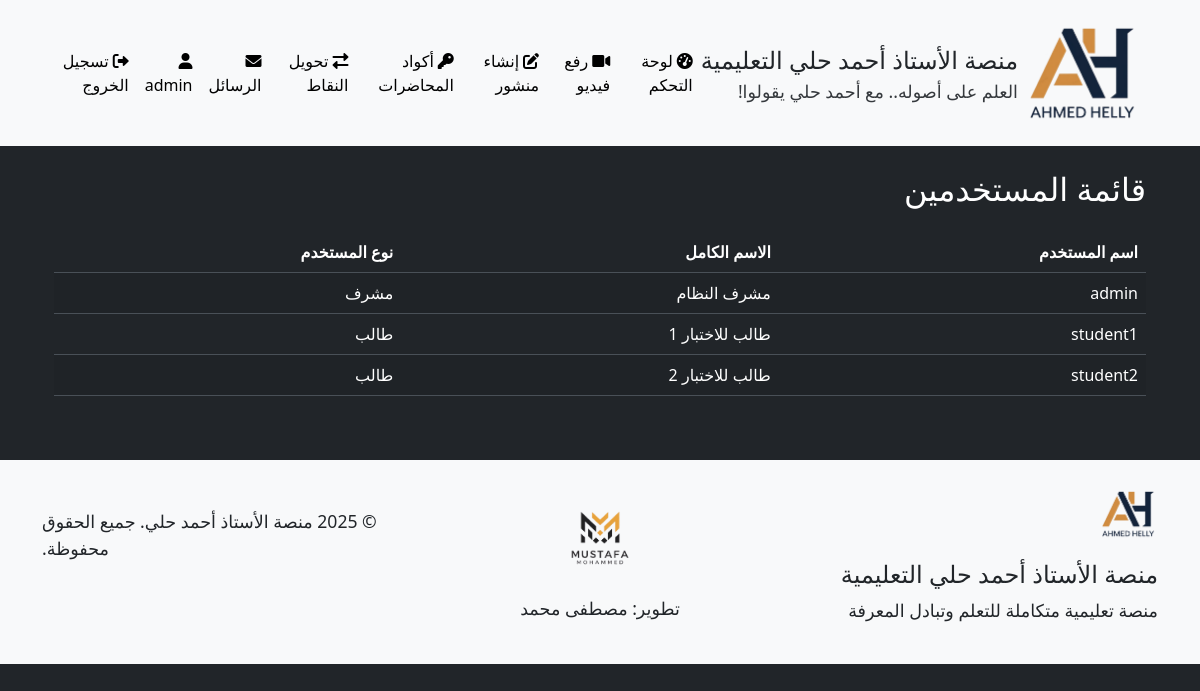
/admin/users_list (signed in), run on the app's committed database.
### models.py (models this page shows, shortened)
class User(UserMixin, db.Model):
    __tablename__ = 'users'
    id = db.Column(db.Integer, primary_key=True)
    username = db.Column(db.String(64), unique=True, nullable=False)
    full_name = db.Column(db.String(100), nullable=True)  # الاسم الثلاثي
    email = db.Column(db.String(100), nullable=True)  # البريد الإلكتروني للاستعادة
    phone = db.Column(db.String(20), nullable=True)   # رقم الهاتف للاستعادة
    password_hash = db.Column(db.String(256), nullable=False)
    role = db.Column(db.String(20), nullable=False)  # 'admin' or 'student'
    points = db.Column(db.Integer, default=0)  # نقاط المحفظة
    reset_token = db.Column(db.String(100), nullable=True)  # رمز استعادة كلمة المرور
    reset_token_expiry = db.Column(db.DateTime, nullable=True)  # تاريخ انتهاء صلاحية الرمز
    videos = db.relationship('Video', backref='uploader', lazy='dynamic')
    comments = db.relationship('Comment', backref='author', lazy='dynamic')
    posts = db.relationship('Post', backref='author', lazy='dynamic')
    video_views = db.relationship('VideoView', backref='viewer', lazy='dynamic')
    def is_admin(self):
        return self.role == 'admin'

### routes.py (the view)
@admin_bp.route('/users_list')
@login_required
def users_list():
    if not current_user.is_admin():
        abort(403)
    users = User.query.all()
    print("\nقائمة المستخدمين:")
    print("================")
    for user in users:
        print(f"اسم المستخدم: {user.username}")
        print(f"الاسم الكامل: {user.full_name}")
        print(f"نوع المستخدم: {'مشرف' if user.role == 'admin' else 'طالب'}")
        print("----------------")
    return render_template('admin/users_list.html', users=users)

### app.py (called while the page is built)
    @login_manager.user_loader
    def load_user(user_id):
        return User.query.get(int(user_id))

### templates/admin/users_list.html (shortened to what this page needs)
{% extends 'base.html' %}
{% block content %}
<div class="container">
    <h2 class="mb-4">قائمة المستخدمين</h2>
    <div class="table-responsive">
        <table class="table table-striped">
            <thead>
                <tr>
                    <th>اسم المستخدم</th>
                    <th>الاسم الكامل</th>
                    <th>نوع المستخدم</th>
                </tr>
            </thead>
            <tbody>
                {% for user in users %}
                <tr>
                    <td>{{ user.username }}</td>
                    <td>{{ user.full_name }}</td>
                    <td>{{ "مشرف" if user.role == 'admin' else "طالب" }}</td>
                </tr>
                {% endfor %}
            </tbody>
        </table>
    </div>
</div>
{% endblock %}

### templates/base.html (shortened to what this page needs)
<!DOCTYPE html>
<html lang="ar" data-bs-theme="dark">
<head>
    <link rel="stylesheet" href="https://cdn.jsdelivr.net/npm/bootstrap@5.3.0/dist/css/bootstrap.min.css">
    <link rel="stylesheet" href="https://cdnjs.cloudflare.com/ajax/libs/font-awesome/6.0.0/css/all.min.css">
    <link rel="stylesheet" href="{{ url_for('static', filename='css/style.css') }}">
</head>
<body>
    <header>
        <nav class="navbar navbar-expand-lg navbar-light bg-light">
            <div class="container">
                <a class="navbar-brand" href="{{ url_for('main.index') }}">
                    <img src="{{ url_for('static', filename='img/ahmed-helly-logo.png') }}" alt="شعار الأستاذ أحمد حلي" height="120" class="me-2">
                    <div class="d-flex flex-column">
                        <span class="text-dark" style="font-size: 1.5rem;">منصة الأستاذ أحمد حلي التعليمية</span>
                        <small class="text-dark" style="font-size: 1.1rem;">العلم على أصوله.. مع أحمد حلي يقولوا!</small>
                    </div>
                </a>
                <div class="collapse navbar-collapse" id="navbarNav">
                    <ul class="navbar-nav ms-auto">
                        {% if current_user.is_authenticated %}
                            {% if current_user.role == 'admin' %}
                                <li class="nav-item">
                                    <a class="nav-link {% if request.path.startswith('/admin/dashboard') %}active{% endif %}" href="{{ url_for('admin.dashboard') }}">
                                        <i class="fas fa-tachometer-alt me-1"></i>لوحة التحكم
                                    </a>
                                </li>
                                <li class="nav-item">
                                    <a class="nav-link {% if request.path.startswith('/admin/upload_video') %}active{% endif %}" href="{{ url_for('admin.upload_video') }}">
                                        <i class="fas fa-video me-1"></i>رفع فيديو
                                    </a>
                                </li>
                                <li class="nav-item">
                                    <a class="nav-link {% if request.path.startswith('/admin/create_post') %}active{% endif %}" href="{{ url_for('admin.create_post') }}">
                                        <i class="fas fa-edit me-1"></i>إنشاء منشور
                                    </a>
                                </li>
                                <li class="nav-item">
                                    <a class="nav-link {% if request.path.startswith('/admin/lecture_codes') %}active{% endif %}" href="{{ url_for('admin.lecture_codes') }}">
                                        <i class="fas fa-key me-1"></i>أكواد المحاضرات
                                    </a>
                                </li>
                                <li class="nav-item">
                                    <a class="nav-link {% if request.path.startswith('/admin/transfer_points') %}active{% endif %}" href="{{ url_for('admin.transfer_points') }}">
                                        <i class="fas fa-exchange-alt me-1"></i>تحويل النقاط
                                    </a>
                                </li>
                            {% endif %}
                            <li class="nav-item">
                                <a class="nav-link {% if request.path.startswith('/messages') %}active{% endif %}" href="{{ url_for('main.messages') }}">
                                    <i class="fas fa-envelope me-1"></i>الرسائل
                                    {% set unread_count = current_user.received_messages.filter_by(is_read=False).count() %}
                                </a>
                            </li>
                            <li class="nav-item">
                                <a class="nav-link {% if request.path.startswith('/profile') %}active{% endif %}" href="{{ url_for('main.profile') }}">
                                    <i class="fas fa-user me-1"></i>{{ current_user.username }}
                                </a>
                            </li>
                            <li class="nav-item">
                                <a class="nav-link" href="{{ url_for('main.logout') }}">
                                    <i class="fas fa-sign-out-alt me-1"></i>تسجيل الخروج
                                </a>
                            </li>
                        {% endif %}
                    </ul>
                </div>
            </div>
        </nav>
    </header>
    <main class="container my-4">
        {% block content %}{% endblock %}
    </main>
    <footer class="bg-light text-dark py-4 mt-5">
        <div class="container">
            <div class="row">
                <div class="col-md-4">
                    <img src="{{ url_for('static', filename='img/ahmed-helly-logo.png') }}" alt="شعار الأستاذ أحمد حلي" height="60" class="mb-3">
                    <h4 class="text-dark">منصة الأستاذ أحمد حلي التعليمية</h4>
                    <p class="text-dark" style="font-size: 1.1rem;">منصة تعليمية متكاملة للتعلم وتبادل المعرفة</p>
                </div>
                <div class="col-md-4 text-center d-flex flex-column align-items-center justify-content-center">
                    <a href="#" class="text-dark text-decoration-none">
                        <img src="{{ url_for('static', filename='img/mustafa-logo.png') }}" alt="شعار مصطفى محمد" height="100" class="mb-2">
                        <p class="text-dark" style="font-size: 1.1rem;">تطوير: مصطفى محمد</p>
                    </a>
                </div>
                <div class="col-md-4 text-md-end">
                    <p class="mt-4 text-dark" style="font-size: 1.1rem;">&copy; 2025 منصة الأستاذ أحمد حلي. جميع الحقوق محفوظة.</p>
                </div>
            </div>
        </div>
    </footer>
</body>
</html>

### static/css/style.css (style rules this page uses)
.navbar-brand { display: flex; align-items: center; animation: slideInRight 0.5s ease-out; }
.navbar-brand span { font-size: 1.3em; color: var(--bs-body-color); }
.navbar-brand small { font-size: 1em; color: var(--bs-body-color); opacity: 0.9; }
:root { --bs-body-color: #fff; --bs-body-bg: #212529; --bs-navbar-color: #fff; --bs-card-bg: #2c3034; --bs-secondary-bg: #343a40; }
footer { background-color: #fff !important; color: #000 !important; }
footer a, footer p { color: #000 !important; }
.navbar-brand, .nav-link, .nav-link span, .navbar-nav span { color: #000 !important; }
body { direction: rtl; text-align: right; }
.navbar-nav { padding-right: 0; }
.me-1, .me-2, .me-3, .me-4 { margin-left: 0.25rem !important; margin-right: 0 !important; }
.ms-auto { margin-right: auto !important; margin-left: 0 !important; }
.text-md-end { text-align: left !important; }
.navbar-brand img { margin-left: 0.5rem; margin-right: 0; }

### data on the page
User: username "admin", full_name "مشرف النظام", role "مشرف"
User: username "student1", full_name "طالب للاختبار 1", role "طالب"
User: username "student2", full_name "طالب للاختبار 2", role "طالب"
